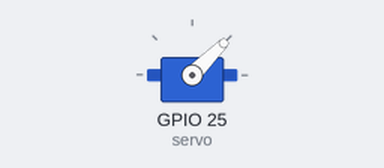
Simulated run of this program. Board: Raspberry Pi (BCM pin numbers). On the bench: servo. Servo angles are drawn from the pulse width (0.5 ms = 0°, 2.5 ms = 180°).

Above: at 0.05 s.
At 0.55 s:
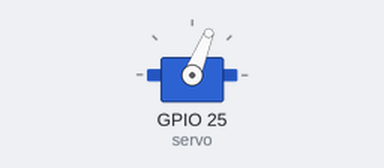
At 1.05 s:
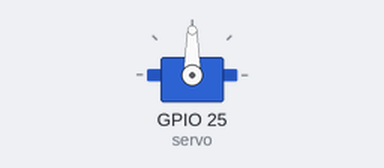
At 2.1 s:
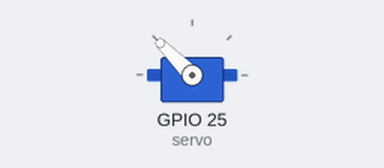
Timing chart, 0 to 4.8 s (numbered marks = the images above):
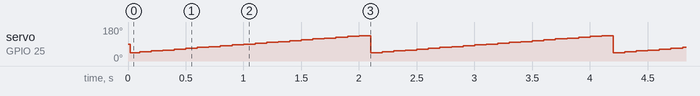

The program:

incremental.py
```python
# https://www.digikey.com/en/maker/blogs/2021/how-to-control-servo-motors-with-a-raspberry-pi
from gpiozero import Servo # Importing Servo library
from time import sleep # Importing sleep

# Create a servo instance
servo = Servo(25) # Selecting pin 25 to control the servo
# Define a variable
val = -1 # Set the variable "val" to value -1

try:
    while True: # Always do this
        servo.value = val # Set the position of the servo to "val"
        sleep(0.1) # Wait for 1/10th of a second
        val = val + 0.1 # Increment "val"
        if val > 1: # If "val" is greated than 1
        	val = -1 # then set "val" back to -1
except KeyboardInterrupt:
	print("Program stopped")
```
